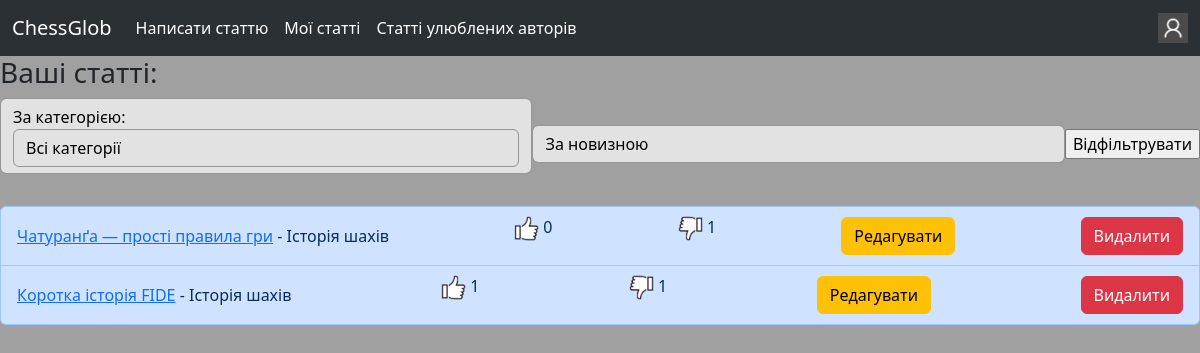
The page /view_my_articles (signed in) on the database its author committed.
### blog/models.py (models this page shows, shortened)
class Article(models.Model):
    class Categories(models.TextChoices):
        other = "Інше"
        debut = "Дебют"
        middle_game = "Мітельшпіль"
        end_game = "Ендшпіль"
        history = "Історія шахів"
        etude = "Шахові задачки"
    author = models.ForeignKey(MyUser, models.CASCADE)
    name = models.CharField(max_length=32)
    category = models.CharField(choices=Categories.choices, default=Categories.other)
    created_time = models.DateTimeField()
    elements_num = models.IntegerField(default=1)

### blog/views.py (the view, shortened to what this page needs)
# urls.py: path("view_my_articles", views.view_my_articles, name="view_my_articles"),
@login_required
def view_my_articles(request):
    if request.method not in ["GET", "POST"]:
        return redirect("/eror?eror_text=Сторінка для перегляду ваших статтей приймає лише GET і POST запити.")
    categories = [choice.value for choice in models.Article.Categories]
    articles = models.Article.objects.filter(author=request.user)
    articles = articles.annotate(like_count=Count('like', distinct=True))
    articles = articles.annotate(dislike_count=Count("dislike", distinct=True))
    if request.method == "GET":
        articles = articles.order_by("-created_time")
        return render(request, "blog/view_my_articles.html", {"articles":articles, "categories":categories})

### templates/blog/view_my_articles.html (shortened to what this page needs)
{% extends "base.html" %}
{% load static %}
{% load custom_tags %}
{% block body %}
<h3>Ваші статті:</h3>
<form method="post" class="form-inline mb-3 d-flex justify-content-between align-items-center">
    <p class="form-control">За категорією: <select name="category" class="form-control">
        <option value="all">Всі категорії</option>
    </select></p>
    <select name="by" class="form-control">
        <option value="by_newest">За новизною</option>
    </select>
    <input type="submit" value="Відфільтрувати">
</form>
<ul class="list-group">
    {% for article in articles %}
    <li class="list-group-item list-group-item-primary d-flex justify-content-between align-items-center">
        <div>
            <a href="{% url 'blog:view_article' article.pk%}">{{ article.name }}</a> - {{ article.category }}
        </div>
        <p><img src="{% static 'img/not_pressed_like.png' %}" width="25px" height="25px"> {{ article.like_count }}</p>
        <p><img src="{% static 'img/not_pressed_dislike.png' %}" width="25px" height="25px"> {{ article.dislike_count }}</p>
        <a class="btn btn-warning" href="{% url 'blog:redact_article' article.pk %}" role="button">Редагувати</a>
        <a class="btn btn-danger" href="{% url 'blog:delete_article' article.pk %}" role="button" onclick="return confirm('Ви точно хочете видалити цю статтю?')">Видалити</a>
    </li>
    {% endfor %}
</ul>
{% endblock %}

### templates/base.html (style rules this page uses)
body { background-color: rgb(160, 160, 160); }
.form-control { background-color: #e2e2e2; color: rgb(0, 0, 0); border-color: #969895; }

### rows shown on the page
Article: name "Чатуранґа — прості правила гри", category "Історія шахів", like_count "0", dislike_count "1"
Article: name "Коротка історія FIDE", category "Історія шахів", like_count "1", dislike_count "1"
